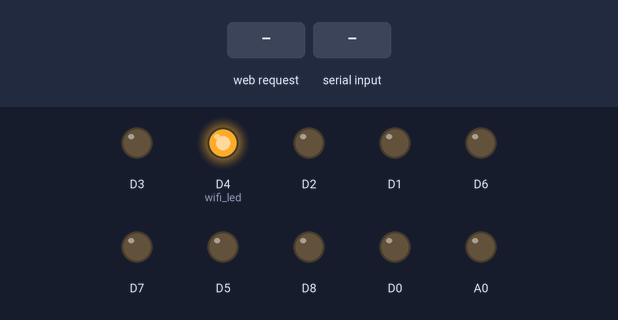
The sketch below on a simulated ESP8266 (NodeMCU). Shown: output pins drawn as LEDs (lit = HIGH). The inputs (shaded band) are chosen by the test bench. WiFi joins after 1.5 s; servers stay silent unless stated; web services answer with replies made up by the test bench; what the sketch prints to the serial monitor is not drawn.

Above: at 0.1 s.
At 2.7 s:
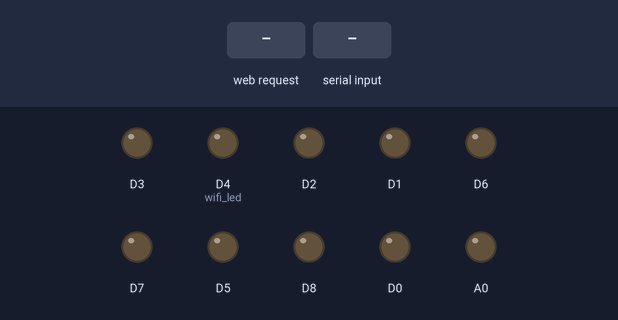
2.8 s: HTTP request GET /D0 received
4.3 s: "i90\n" received over Serial
Timing chart, 0 to 7.3 s (numbered marks = the images above; inputs shaded):
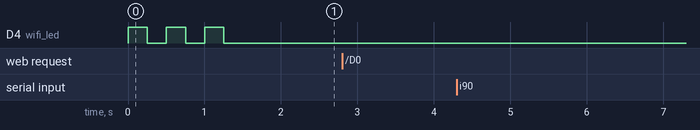

Measured:
- after the input at 2.8 s, every drawn part: stays the same
- after the input at 4.3 s, every drawn part: stays the same

The sketch:

NodeMCU-Controller.ino
```cpp
#include "functions.h"

void setup() {

  Serial.begin(9600);

  pinMode(D0, OUTPUT);
  pinMode(D1, OUTPUT);
  pinMode(D2, OUTPUT);
  pinMode(D3, OUTPUT);
  pinMode(D4, OUTPUT);
  pinMode(D5, OUTPUT);
  pinMode(D6, OUTPUT);
  pinMode(D7, OUTPUT);
  pinMode(D8, OUTPUT);
  pinMode(A0, OUTPUT);

  connect(SSID, PASSWORD);

  server.begin();
}

void loop() {
  if (WiFi.status() != WL_CONNECTED) connect(SSID, PASSWORD);
  //Serial.println(digitalRead(button));

  if(Serial.read() == 'i') {
    Serial.print("Local IP : ");
    Serial.println(WiFi.localIP());
    printPublicIP();
  }

  clientobj = server.available();
  if (clientobj) {
    updateStates(getData());

    clientobj.print(ControlPage());
    delay(100);
    clientobj.stop();
  }
}
```

functions.h
```cpp
#pragma once
#include "pages.h"
#include "global-variables.h"

void connect(String ssid,String pass){
    WiFi.begin(SSID, PASSWORD);
  Serial.println("Trying to CONNECT to WIFI");
  while (WiFi.status() != WL_CONNECTED) {
    digitalWrite(wifi_led, HIGH);
    delay(250);
    Serial.print(" . ");
    digitalWrite(wifi_led, LOW);
    delay(250);
  }
  Serial.println("Connected successfully!");
  digitalWrite(wifi_led, LOW);

  Serial.print("Local IP : ");
  Serial.println(WiFi.localIP());
}

void printPublicIP() {
  // Create a WiFiClient object
  WiFiClient client;

  // Create an HTTPClient object
  HTTPClient http;

  // Start the connection to the web server
  http.begin(client, "http://api.ipify.org"); // Pass the WiFiClient and the URL

  int httpCode = http.GET();

  if (httpCode > 0) {
    String payload = http.getString();
    Serial.print("Public IP Address: ");
    Serial.println(payload);
  } else {
    Serial.println("Error getting IP address");
  }

  http.end();
}

String getData() {
  String request = clientobj.readStringUntil('\n');
  Serial.println(request);
  int l = request.length();
  Serial.println("String length : " + String(l));

  String data = request.substring(5, l - 9);
  Serial.println("DATA Recieved : " + data);
  Serial.println();
  return data;
}

void updateStates(String ChangedState) {
  int slashIndex = ChangedState.indexOf('/');

  commands[0] = ChangedState.substring(0, slashIndex);
  commands[1] = ChangedState.substring(slashIndex + 1);

  Serial.println("Pin : " + commands[0]);
  Serial.println("State : " + commands[1]);
  Serial.println();

  if (commands[0] == "D0") { D0S = commands[1].toInt(); }
  if (commands[0] == "D1") { D1S = commands[1].toInt(); }
  if (commands[0] == "D2") { D2S = commands[1].toInt(); }
  if (commands[0] == "D3") { D3S = commands[1].toInt(); }
  if (commands[0] == "D4") { D4S = commands[1].toInt(); }
  if (commands[0] == "D5") { D5S = commands[1].toInt(); }
  if (commands[0] == "D6") { D6S = commands[1].toInt(); }
  if (commands[0] == "D7") { D7S = commands[1].toInt(); }
  if (commands[0] == "D8") { D8S = commands[1].toInt(); }
  if (commands[0] == "A0") { A0S = commands[1].toInt(); }

  digitalWrite(D0, D0S);
  digitalWrite(D1, D1S);
  digitalWrite(D2, D2S);
  digitalWrite(D3, D3S);
  digitalWrite(D4, D4S);
  digitalWrite(D5, D5S);
  digitalWrite(D6, D6S);
  digitalWrite(D7, D7S);
  digitalWrite(D8, D8S);
  digitalWrite(A0, A0S);
}
```

global-variables.h
```cpp
#pragma once

#include <ESP8266WiFi.h>
#include <ESP8266HTTPClient.h>

WiFiServer server(80);
WiFiClient clientobj;

#define SSID "Guest"
#define PASSWORD "thePortal"

#define wifi_led 2

String commands[2];


bool D0S = false;
bool D1S = false;
bool D2S = false;
bool D3S = false;
bool D4S = false;
bool D5S = false;
bool D6S = false;
bool D7S = false;
bool D8S = false;
bool A0S = false;
```

pages.h
```cpp
#pragma once
#include "global-variables.h"

String ControlPage() {
  String response = "HTTP/1.1 200 OK\r\n Content-type/html\r\n\r\n";
  response += "<!DOCTYPE html>";
  response += "<html lang=\"en\">";
  response += "<head>";
  response += "<meta charset=\"UTF-8\">";
  response += "<meta name=\"viewport\" content=\"width=device-width, initial-scale=1.0\">";
  response += "<title>NodeMCU Controller</title>";
  response += "<style>";
  response += "body {";
  response += "    font-family: 'Segoe UI', Tahoma, Geneva, Verdana, sans-serif;";
  response += "    display: flex;";
  response += "    justify-content: center;";
  response += "    align-items: center;";
  response += "    height: 100vh;";
  response += "    padding-top: 0%;";
  response += "    background-color: #f0f2f5;";
  response += "    margin: 0;";
  response += "}";
  response += ".container {";
  response += "    text-align: center;";
  response += "}";
  response += ".button-container {";
  response += "    display: grid;";
  response += "    grid-template-columns: repeat(4, 1fr);";
  response += "    gap: 15px;";
  response += "    max-width: 800px;";
  response += "    margin: 20px auto;";
  response += "}";
  response += ".button-container button {";
  response += "    display: flex;";
  response += "    align-items: center;";
  response += "    justify-content: center;";
  response += "    position: relative;";
  response += "    background-color: #007bff;";
  response += "    border: none;";
  response += "    border-radius: 8px;";
  response += "    color: white;";
  response += "    font-size: 16px;";
  response += "    padding: 0 24px;";
  response += "    cursor: pointer;";
  response += "    transition: background-color 0.3s, transform 0.3s;";
  response += "    width: 100%;";
  response += "    height: 40px;";
  response += "    overflow: hidden;";
  response += "    box-sizing: border-box;";
  response += "}";
  response += ".button-container button:hover {";
  response += "    background-color: #0056b3;";
  response += "    transform: scale(1.05);";
  response += "}";
  response += ".button-container button:focus {";
  response += "    outline: none;";
  response += "    box-shadow: 0 0 0 3px rgba(38, 143, 255, 0.5);";
  response += "}";
  response += ".button-label {";
  response += "    flex: 1;";
  response += "    text-align: left;";
  response += "    padding-left: 10px;";
  response += "}";
  response += ".indicator {";
  response += "    position: absolute;";
  response += "    top: 0;";
  response += "    right: 0;";
  response += "    width: 40px;";
  response += "    height: 40px;";
  response += "    border-top-left-radius: 0;";
  response += "    border-top-right-radius: 8px;";
  response += "    border-bottom-right-radius: 8px;";
  response += "    border-bottom-left-radius: 0;";
  response += "    background-color: red;";
  response += "}";
  response += "h1 {";
  response += "    color: #333;";
  response += "    margin-bottom: 20px;";
  response += "}";
  response += "@media (max-width: 600px) {";
  response += "    .button-container {";
  response += "        display: grid;";
  response += "        grid-template-columns: repeat(1, 150px);";
  response += "        grid-template-rows: repeat(12, 1fr);";
  response += "        justify-content: center;";
  response += "        align-items: center;";
  response += "        max-width: 100%;";
  response += "        margin: 0 auto;";
  response += "        padding-top: 10%;";
  response += "    }";
  response += "    .button-container button {";
  response += "        width: 150px;";
  response += "    }";
  response += "}";
  response += "@media (max-width: 350px) {";
  response += "    body {";
  response += "        padding-top: 15%;";
  response += "    }";
  response += "}";
  response += "@media (max-width: 270px) {";
  response += "    body {";
  response += "        padding-top: 30%;";
  response += "    }";
  response += "}";
  response += "</style>";
  response += "</head>";
  response += "<body>";
  response += "<div class=\"container\">";
  response += "<h1>NodeMCU Digital Output Controller</h1>";
  response += "<div class=\"button-container\">";
  if (D0S == false) {
    response += "<button data-base=\"D0\"><span class=\"button-label\">D0</span><div class=\"indicator\" style=\"background-color: red;\"></div></button>";
  } else {
    response += "<button data-base=\"D0\"><span class=\"button-label\">D0</span><div class=\"indicator\" style=\"background-color: lime;\"></div></button>";
  }
  if (D1S == false) {
    response += "<button data-base=\"D1\"><span class=\"button-label\">D1</span><div class=\"indicator\" style=\"background-color: red;\"></div></button>";
  } else {
    response += "<button data-base=\"D1\"><span class=\"button-label\">D1</span><div class=\"indicator\" style=\"background-color: lime;\"></div></button>";
  }
  if (D2S == false) {
    response += "<button data-base=\"D2\"><span class=\"button-label\">D2</span><div class=\"indicator\" style=\"background-color: red;\"></div></button>";
  } else {
    response += "<button data-base=\"D2\"><span class=\"button-label\">D2</span><div class=\"indicator\" style=\"background-color: lime;\"></div></button>";
  }
  if (D3S == false) {
    response += "<button data-base=\"D3\"><span class=\"button-label\">D3</span><div class=\"indicator\" style=\"background-color: red;\"></div></button>";
  } else {
    response += "<button data-base=\"D3\"><span class=\"button-label\">D3</span><div class=\"indicator\" style=\"background-color: lime;\"></div></button>";
  }
  if (D4S == false) {
    response += "<button data-base=\"D4\"><span class=\"button-label\">D4</span><div class=\"indicator\" style=\"background-color: red;\"></div></button>";
  } else {
    response += "<button data-base=\"D4\"><span class=\"button-label\">D4</span><div class=\"indicator\" style=\"background-color: lime;\"></div></button>";
  }
  if (D5S == false) {
    response += "<button data-base=\"D5\"><span class=\"button-label\">D5</span><div class=\"indicator\" style=\"background-color: red;\"></div></button>";
  } else {
    response += "<button data-base=\"D5\"><span class=\"button-label\">D5</span><div class=\"indicator\" style=\"background-color: lime;\"></div></button>";
  }
  if (D6S == false) {
    response += "<button data-base=\"D6\"><span class=\"button-label\">D6</span><div class=\"indicator\" style=\"background-color: red;\"></div></button>";
  } else {
    response += "<button data-base=\"D6\"><span class=\"button-label\">D6</span><div class=\"indicator\" style=\"background-color: lime;\"></div></button>";
  }
  if (D7S == false) {
    response += "<button data-base=\"D7\"><span class=\"button-label\">D7</span><div class=\"indicator\" style=\"background-color: red;\"></div></button>";
  } else {
    response += "<button data-base=\"D7\"><span class=\"button-label\">D7</span><div class=\"indicator\" style=\"background-color: lime;\"></div></button>";
  }
  if (D8S == false) {
    response += "<button data-base=\"D8\"><span class=\"button-label\">D8</span><div class=\"indicator\" style=\"background-color: red;\"></div></button>";
  } else {
    response += "<button data-base=\"D8\"><span class=\"button-label\">D8</span><div class=\"indicator\" style=\"background-color: lime;\"></div></button>";
  }
  if (A0S == false) {
    response += "<button data-base=\"A0\"><span class=\"button-label\">A0</span><div class=\"indicator\" style=\"background-color: red;\"></div></button>";
  } else {
    response += "<button data-base=\"A0\"><span class=\"button-label\">A0</span><div class=\"indicator\" style=\"background-color: lime;\"></div></button>";
  }
  response += "</div>";
  response += "</div>";
  response += "<script>";
  response += "document.querySelectorAll('.button-container button').forEach(button => {";
  response += "    button.addEventListener('click', () => {";
  response += "        const indicator = button.querySelector('.indicator');";
  response += "        const base = button.getAttribute('data-base');";
  response += "        const color = window.getComputedStyle(indicator).backgroundColor;";
  response += "        const suffix = color === 'rgb(0, 255, 0)' ? '0' : '1';";
  response += "        window.location.href = `/${base}/${suffix}`;";
  response += "    });";
  response += "});";
  response += "</script>";
  response += "</body>";
  response += "</html>";
  return response;
}
```
